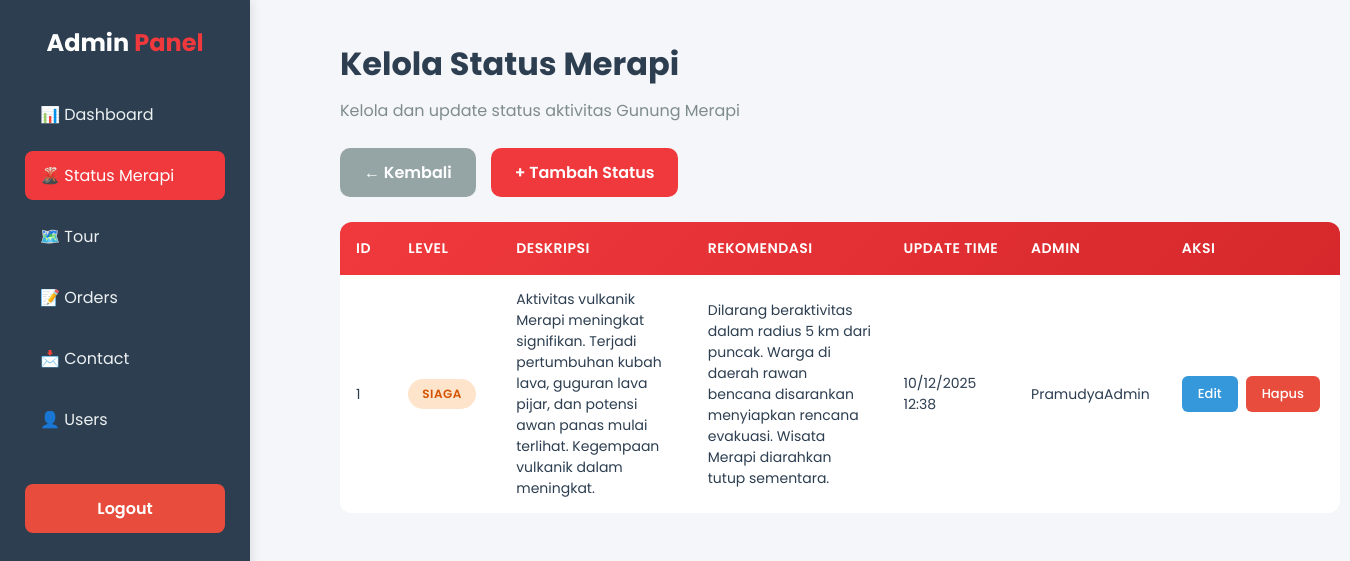
The page /journey_merapi/admin/kelola_status_merapi.php (signed in) on the database its author committed.
### tables this page shows
CREATE TABLE `status_merapi` (
  `ID_status` int(11) NOT NULL,
  `Level` varchar(50) NOT NULL,
  `Deskripsi` text NOT NULL,
  `Rekomendasi` text DEFAULT NULL,
  `Update_time` timestamp NOT NULL DEFAULT current_timestamp(),
  `Admin_id` int(11) DEFAULT NULL
);

### journey_merapi/admin/kelola_status_merapi.php (the view, shortened to what this page needs)
<?php
require "../include/db.php";
$data = mysqli_query($conn,
    "SELECT s.*, a.Username
     FROM status_merapi s
     LEFT JOIN admin a ON s.Admin_id = a.ID_admin
     ORDER BY Update_time DESC"
);
?>
<!DOCTYPE html>
<html lang="id">
<head>
</head>
<body>
<aside class="sidebar">
    <h2 class="logo">Admin <span>Panel</span></h2>
    <ul class="menu">
        <li><a href="dashboard_admin.php">📊 Dashboard</a></li>
        <li><a href="kelola_status_merapi.php" class="active">🌋 Status Merapi</a></li>
        <li><a href="kelola_tour.php">🗺️ Tour</a></li>
        <li><a href="kelola_order.php">📝 Orders</a></li>
        <li><a href="kelola_contact.php">📩 Contact</a></li>
        <li><a href="kelola_user.php">👤 Users</a></li>
    </ul>
    <a href="../auth/logout.php" class="logout-btn"> Logout</a>
</aside>
<main class="content">
    <h1>Kelola Status Merapi</h1>
    <p style="color: #7f8c8d; margin-bottom: 20px;">Kelola dan update status aktivitas Gunung Merapi</p>
    <div class="button-group">
        <a href="dashboard_admin.php" class="btn-back">← Kembali</a>
        <button class="btn-add" onclick="openModal()">+ Tambah Status</button>
    </div>
    <div class="table-wrapper">
        <table>
            <thead>
                <tr>
                    <th>ID</th>
                    <th>Level</th>
                    <th>Deskripsi</th>
                    <th>Rekomendasi</th>
                    <th>Update Time</th>
                    <th>Admin</th>
                    <th>Aksi</th>
                </tr>
            </thead>
            <tbody>
                <?php if (mysqli_num_rows($data) > 0): ?>
                    <?php while ($row = mysqli_fetch_assoc($data)): ?>
                    <tr>
                        <td><?= $row['ID_status'] ?></td>
                        <td>
                            <span class="badge badge-<?= strtolower($row['Level']) ?>">
                                <?= htmlspecialchars($row['Level']) ?>
                            </span>
                        </td>
                        <td><?= nl2br(htmlspecialchars($row['Deskripsi'])) ?></td>
                        <td><?= nl2br(htmlspecialchars($row['Rekomendasi'])) ?></td>
                        <td><?= date('d/m/Y H:i', strtotime($row['Update_time'])) ?></td>
                        <td><?= htmlspecialchars($row['Username']) ?></td>
                        <td>
                            <div class="action-buttons">
                                <a class="btn-edit" onclick='editStatus(<?= json_encode($row, JSON_HEX_APOS | JSON_HEX_QUOT) ?>)'>
                                     Edit
                                </a>
                                <a class="btn-delete"
                                   href="?delete=<?= $row['ID_status'] ?>"
                                   onclick="return confirm('⚠️ Yakin hapus status ini?')">
                                    Hapus
                                </a>
                            </div>
                        </td>
                    </tr>
                    <?php endwhile; ?>
                <?php endif; ?>
            </tbody>
        </table>
    </div>
</main>
</body>
</html>

### journey_merapi/admin/kelola_status_merapi.php (style rules this page uses)
* { margin: 0; padding: 0; box-sizing: border-box; }
body { font-family: 'Poppins', sans-serif; background: #f5f6fa; min-width: 1200px; overflow-x: auto; }
.sidebar { width: 250px; height: 100vh; background: #2c3e50; color: white; padding: 25px; position: fixed; top: 0; left: 0; overflow-y: auto; box-shadow: 2px 0 10px rgba(0,0,0,0.1); }
.sidebar .logo { font-size: 24px; font-weight: 700; margin-bottom: 30px; text-align: center; }
.sidebar .logo span { color: #f0393d; }
.sidebar .menu { list-style: none; margin-top: 20px; }
.sidebar .menu li { margin: 12px 0; }
.sidebar .menu a { text-decoration: none; color: #ecf0f1; font-size: 16px; padding: 12px 15px; display: block; border-radius: 8px; transition: all 0.3s; }
.sidebar .menu a.active { background: #f0393d; color: white; }
.logout-btn { display: block; margin-top: 40px; background: #e74c3c; padding: 12px 15px; border-radius: 8px; text-align: center; text-decoration: none; color: white; font-weight: 600; transition: 0.3s; }
.content { margin-left: 280px; padding: 40px 60px; min-width: 900px; }
h1 { font-size: 32px; font-weight: 700; color: #2c3e50; margin-bottom: 10px; }
.button-group { display: flex; gap: 15px; margin: 25px 0; flex-wrap: wrap; }
.btn-add, .btn-back { display: inline-block; padding: 12px 24px; background: #f0393d; color: #fff; border-radius: 10px; text-decoration: none; font-size: 16px; font-weight: 600; font-family: 'Poppins', sans-serif; transition: all 0.3s; border: none; cursor: pointer; white-space: nowrap; }
.btn-back { background: #95a5a6; }
.table-wrapper { overflow: visible; margin-top: 20px; margin-bottom: 30px; border-radius: 12px; background: white; transition: all 0.4s cubic-bezier(0.4, 0, 0.2, 1); }
table { width: 100%; min-width: 1000px; border-collapse: collapse; background: #fff; border-radius: 12px; overflow: hidden; }
thead { background: linear-gradient(135deg, #f0393d 0%, #d6282c 100%); }
th { padding: 16px; color: white; font-weight: 600; text-align: left; font-size: 14px; text-transform: uppercase; letter-spacing: 0.5px; }
td { padding: 14px 16px; border-bottom: 1px solid #ecf0f1; font-size: 14px; color: #2c3e50; }
tbody tr { transition: background 0.2s ease; }
tr:last-child td { border-bottom: none; }
table th:nth-child(1), table td:nth-child(1) { width: 60px; }
table th:nth-child(2), table td:nth-child(2) { width: 120px; }
table th:nth-child(3), table td:nth-child(3) { width: 280px; }
table th:nth-child(4), table td:nth-child(4) { width: 280px; }
table th:nth-child(5), table td:nth-child(5) { width: 160px; }
table th:nth-child(6), table td:nth-child(6) { width: 120px; }
table th:nth-child(7), table td:nth-child(7) { width: 180px; }
.badge { padding: 6px 14px; border-radius: 20px; font-size: 12px; font-weight: 600; display: inline-block; text-transform: uppercase; letter-spacing: 0.5px; }
.badge-siaga { background: #ffe4cc; color: #d35400; }
.action-buttons { display: flex; gap: 8px; flex-wrap: nowrap; }
.btn-edit, .btn-delete { padding: 8px 16px; border-radius: 6px; text-decoration: none; color: white; font-size: 13px; font-weight: 500; transition: 0.3s; cursor: pointer; white-space: nowrap; }
.btn-edit { background: #3498db; }
.btn-delete { background: #e74c3c; }

### rows shown on the page
status_merapi: ID_status "1", Level "SIAGA", Deskripsi "Aktivitas vulkanik Merapi meningkat signifikan. Terjadi pertumbuhan kubah lava, guguran lava pijar, dan potensi awan panas mulai terlihat. Kegempaan vulkanik dalam meningkat.", Rekomendasi "Dilarang beraktivitas dalam radius 5 km dari puncak. Warga di daerah rawan bencana disarankan menyiapkan rencana evakuasi. Wisata Merapi diarahkan tutup sementara.", Update_time "10/12/2025 12:38", Admin.Username "PramudyaAdmin"
